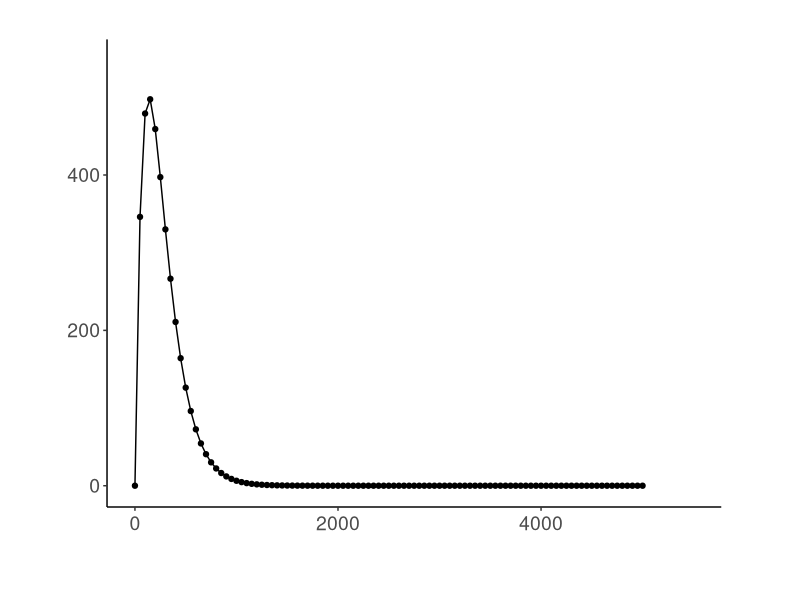

R code for this plot:
##### themes and parameter values for plots
library(tidyverse)

size.title = 15
line.lwd = 1.2
size.label.x = 18
size.text.x = 14
size.point = 4
size.label.y = 18
size.text.y = 14
size.legend.text = 15
size.legend.title = 20
unit.legend.h = 1.8
unit.legend.w = 1.8
size.ann = 10
colour.axis = "gray20"
colour.theme = "black"
colour.axis.line = "gray20"
colour.line = "gray50"
max_size_dot = 8

## Theme to be used for all plots

theme.stock =  theme(plot.title = element_text(lineheight=.8, face="bold", size = size.title,hjust = 0.5), 
                   plot.background = element_blank()
                   ,panel.grid.major = element_blank()
                   ,panel.grid.minor = element_blank()
                   ,panel.border = element_blank()
                   ,panel.background = element_blank(),
                   axis.line = element_line(color = 'black'),
                   plot.margin = unit(c(1,2,1,1), "cm"),
                   axis.title.x = element_text(size=size.label.x,vjust=-80),
                   axis.text.x  = element_text(size=size.text.x, vjust = 0.5),
                   axis.title.y = element_text(size=size.label.x, vjust = 50),
                   axis.text.y  = element_text(size=size.text.x),
                   legend.title = element_blank(),
                   legend.text = element_text(size = size.legend.text),
                   legend.position = c(0.8, 0.9),
                   legend.key = element_rect(fill = "white")) 




stock = seq(from = 0, to = 5000, by = 50)
sons = rep(0, length(stock))

a = 10
Rp = 500 

for (i in 1:length(stock)) {
sons[i] = a*stock[i]*exp(-a*(stock[i]/(Rp*exp(1))))
}




## create the data.frame

stock_df = tibble(stock = stock, sons = sons)

stock_df$stock[which(stock_df$sons == max(stock_df$sons))]


stock_gg = ggplot(stock_df, aes(x = stock, y = sons)) +
  geom_point() +
  geom_line() +
  theme.stock +
  guides(size = guide_legend(override.aes = list(alpha = 0.2))) +
  scale_y_continuous(limits = c(0,(max(stock_df$sons) + max(stock_df$sons)/10))) +
  scale_x_continuous(limits = c(0,(max(stock_df$stock) + max(stock_df$stock)/10))) +
  labs(y = "Recruits") +
  labs(x = "Stock") 

plot(stock_gg)
